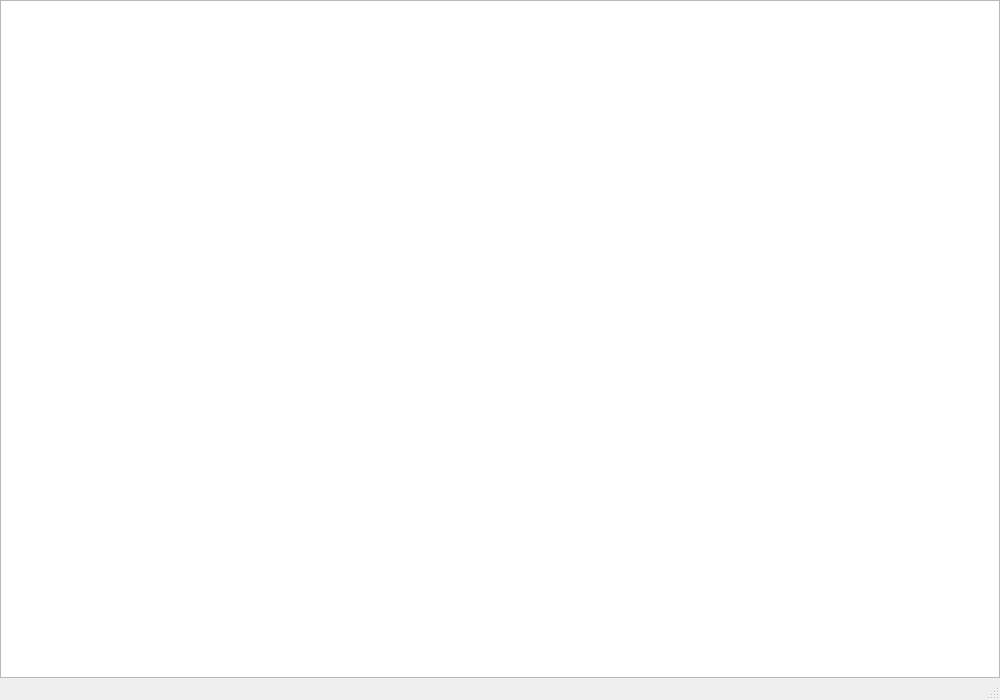
<?xml version="1.0" encoding="UTF-8"?>
<ui version="4.0">
 <class>Form</class>
 <widget class="QWidget" name="Form">
  <property name="geometry">
   <rect>
    <x>0</x>
    <y>0</y>
    <width>1000</width>
    <height>700</height>
   </rect>
  </property>
  <property name="windowTitle">
   <string>Form</string>
  </property>
  <layout class="QVBoxLayout" name="verticalLayout">
   <property name="spacing">
    <number>0</number>
   </property>
   <property name="leftMargin">
    <number>0</number>
   </property>
   <property name="topMargin">
    <number>0</number>
   </property>
   <property name="rightMargin">
    <number>0</number>
   </property>
   <property name="bottomMargin">
    <number>0</number>
   </property>
   <item>
    <widget class="InputBar" name="widget" native="true"/>
   </item>
   <item>
    <widget class="GraphView" name="view">
     <property name="verticalScrollBarPolicy">
      <enum>Qt::ScrollBarPolicy::ScrollBarAlwaysOff</enum>
     </property>
     <property name="horizontalScrollBarPolicy">
      <enum>Qt::ScrollBarPolicy::ScrollBarAlwaysOff</enum>
     </property>
     <property name="renderHints">
      <set>QPainter::RenderHint::Antialiasing</set>
     </property>
     <property name="dragMode">
      <enum>QGraphicsView::DragMode::RubberBandDrag</enum>
     </property>
     <property name="transformationAnchor">
      <enum>QGraphicsView::ViewportAnchor::AnchorUnderMouse</enum>
     </property>
     <property name="resizeAnchor">
      <enum>QGraphicsView::ViewportAnchor::AnchorViewCenter</enum>
     </property>
     <property name="viewportUpdateMode">
      <enum>QGraphicsView::ViewportUpdateMode::FullViewportUpdate</enum>
     </property>
    </widget>
   </item>
   <item>
    <widget class="QStatusBar" name="statusbar"/>
   </item>
  </layout>
 </widget>
 <customwidgets>
  <customwidget>
   <class>GraphView</class>
   <extends>QGraphicsView</extends>
   <header>bsdd_gui.plugins.graph_viewer.module.scene_view.ui</header>
  </customwidget>
  <customwidget>
   <class>InputBar</class>
   <extends>QWidget</extends>
   <header>bsdd_gui.plugins.graph_viewer.module.input_bar.ui</header>
   <container>1</container>
  </customwidget>
 </customwidgets>
 <resources/>
 <connections/>
</ui>
